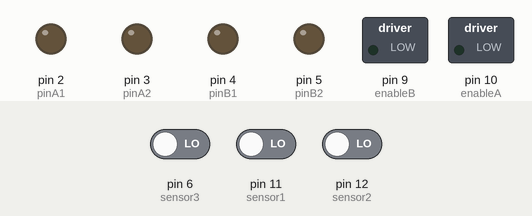
Bench run of a sketch on a simulated Arduino Uno, built with avr-gcc and run on an emulated ATmega328P. Shown: switched loads named in the sketch (green lamp = pin HIGH), output pins drawn as LEDs (lit = HIGH). The inputs (shaded band) are chosen by the test bench; at power-on: pin 6 (sensor3) LOW, pin 11 (sensor1) LOW, pin 12 (sensor2) LOW.

Above: at 1.2 s.
1.3 s: pin 6 (sensor3) driven HIGH
At 1.9 s:
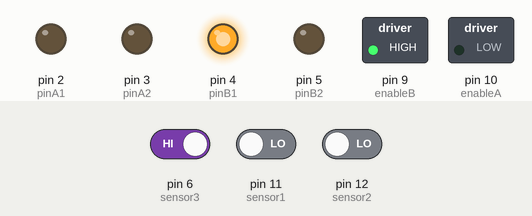
2.8 s: pin 11 (sensor1) driven HIGH
At 4.0 s:
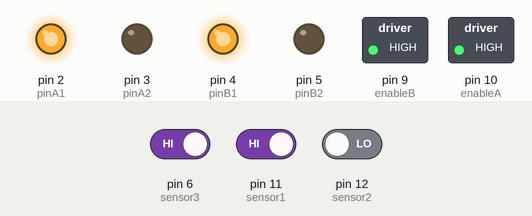
4.3 s: pin 6 (sensor3) driven LOW
At 5.3 s:
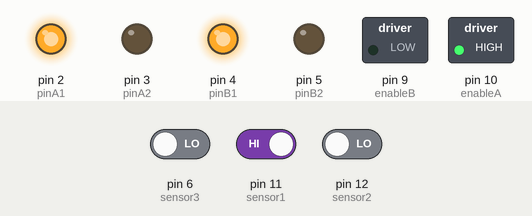
5.8 s: pin 11 (sensor1) driven LOW
At 6.5 s:
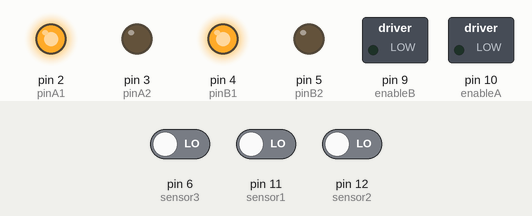
7.3 s: pin 6 (sensor3) driven HIGH
At 7.6 s:
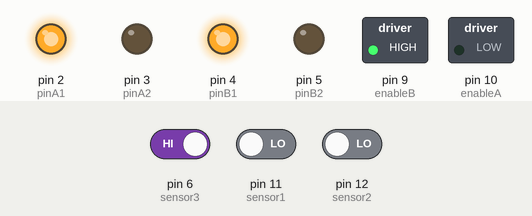
Timing chart, 0 to 9.8 s (numbered marks = the images above; inputs shaded):
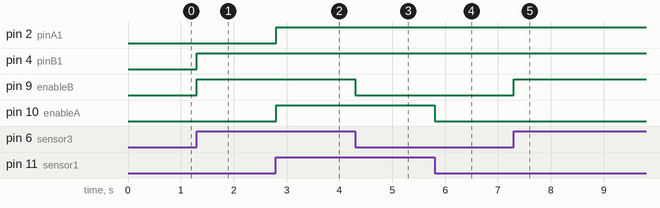

The sketch:

linea_negra.ino
```cpp
#define enableA  10
#define pinA1 2
#define pinA2 3
//Motor B
#define enableB 9
#define pinB1 4
#define pinB2 5
const int sensor1 = 11;
const int sensor2 = 12;
const int sensor3 = 6;
int historia[5][3];

void setup() {
  pinMode (enableA, OUTPUT);
  pinMode (pinA1, OUTPUT);
  pinMode (pinA2, OUTPUT);
  pinMode (enableB, OUTPUT);
  pinMode (pinB1, OUTPUT);
  pinMode (pinB2, OUTPUT);
  pinMode(sensor1 , INPUT);
  pinMode(sensor2 , INPUT);
  pinMode(sensor3 , INPUT);
}

void agregarMedida(int derecha, int centro, int izquierda) {
  for (int i = 3; i >= 0; i--) {
    historia[i+1][0] = historia[i][0];
    historia[i+1][1] = historia[i][1];
    historia[i+1][2] = historia[i][2];
  }
  historia[0][0] = derecha;
  historia[0][1] = centro;
  historia[0][2] = izquierda;
}

void definirSentidoA(int sentido){
  //Prendiendo el motor si el sentido es diferente a 0
  if (sentido == 0) {
    digitalWrite (enableA, LOW);
  } else {
    digitalWrite (enableA, HIGH);
  }

  //Definiendo el sentido en base al potencial de los pines
  if (sentido > 0) {
    digitalWrite (pinA1, HIGH);
    digitalWrite (pinA2, LOW);
  }
  if (sentido < 0) {
    digitalWrite (pinA1, LOW);
    digitalWrite (pinA2, HIGH);
  }
}

void definirSentidoB(int sentido){
  //Prendiendo el motor si el sentido es diferente a 0
  if (sentido == 0) {
    digitalWrite (enableB, LOW);
  } else {
    digitalWrite (enableB, HIGH);
  }

  //Definiendo el sentido en base al potencial de los pines
  if (sentido > 0) {
    digitalWrite (pinB1, HIGH);
    digitalWrite (pinB2, LOW);
  }
  if (sentido < 0) {
    digitalWrite (pinB1, LOW);
    digitalWrite (pinB2, HIGH);
  }
}

int calcularSentido(int fila) {
  return (historia[0][fila] + historia[1][fila] + historia[2][fila]) / 3;
}

void loop() {
  agregarMedida(digitalRead(sensor1), digitalRead(sensor2), digitalRead(sensor3));
  definirSentidoA(calcularSentido(0));
  definirSentidoB(calcularSentido(2));
}
```

Measured:
- after the input at 1.3 s, pin 4 (pinB1), pin 9 (enableB): LOW → HIGH at once
- after the input at 2.8 s, pin 2 (pinA1), pin 10 (enableA): LOW → HIGH at once
- after the input at 4.3 s, pin 9 (enableB): HIGH → LOW at once
- after the input at 5.8 s, pin 10 (enableA): HIGH → LOW at once
- after the input at 7.3 s, pin 9 (enableB): LOW → HIGH at once
